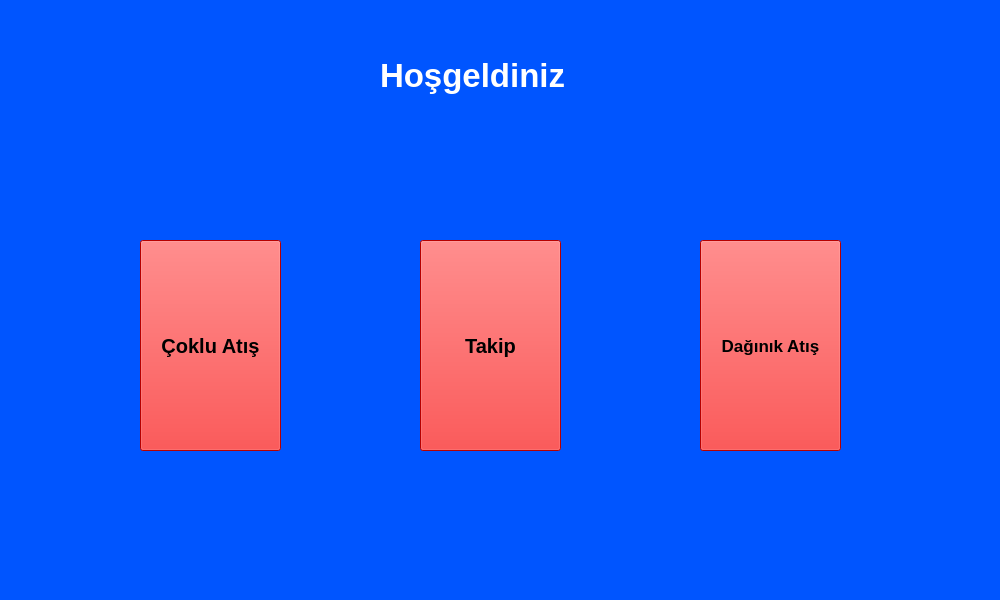
<?xml version="1.0" encoding="UTF-8"?>
<ui version="4.0">
 <class>MainWindow</class>
 <widget class="QMainWindow" name="MainWindow">
  <property name="geometry">
   <rect>
    <x>0</x>
    <y>0</y>
    <width>1000</width>
    <height>600</height>
   </rect>
  </property>
  <property name="windowTitle">
   <string>MainWindow</string>
  </property>
  <property name="styleSheet">
   <string notr="true">border-color: rgb(49, 34, 255);
background-color: rgb(0, 85, 255);</string>
  </property>
  <widget class="QWidget" name="centralwidget">
   <widget class="QPushButton" name="pushButton">
    <property name="geometry">
     <rect>
      <x>140</x>
      <y>240</y>
      <width>141</width>
      <height>211</height>
     </rect>
    </property>
    <property name="font">
     <font>
      <pointsize>15</pointsize>
      <weight>75</weight>
      <bold>true</bold>
     </font>
    </property>
    <property name="styleSheet">
     <string notr="true">background-color: rgb(255, 0, 0);
selection-background-color: rgb(0, 0, 0);</string>
    </property>
    <property name="text">
     <string>Çoklu Atış</string>
    </property>
   </widget>
   <widget class="QPushButton" name="pushButton_2">
    <property name="geometry">
     <rect>
      <x>420</x>
      <y>240</y>
      <width>141</width>
      <height>211</height>
     </rect>
    </property>
    <property name="font">
     <font>
      <pointsize>15</pointsize>
      <weight>75</weight>
      <bold>true</bold>
     </font>
    </property>
    <property name="styleSheet">
     <string notr="true">background-color: rgb(255, 0, 0);</string>
    </property>
    <property name="text">
     <string>Takip</string>
    </property>
   </widget>
   <widget class="QPushButton" name="pushButton_3">
    <property name="geometry">
     <rect>
      <x>700</x>
      <y>240</y>
      <width>141</width>
      <height>211</height>
     </rect>
    </property>
    <property name="font">
     <font>
      <pointsize>13</pointsize>
      <weight>75</weight>
      <bold>true</bold>
     </font>
    </property>
    <property name="styleSheet">
     <string notr="true">background-color: rgb(255, 0, 0);</string>
    </property>
    <property name="text">
     <string>Dağınık Atış</string>
    </property>
   </widget>
   <widget class="QLabel" name="label">
    <property name="geometry">
     <rect>
      <x>380</x>
      <y>40</y>
      <width>271</width>
      <height>71</height>
     </rect>
    </property>
    <property name="font">
     <font>
      <pointsize>25</pointsize>
      <weight>75</weight>
      <bold>true</bold>
     </font>
    </property>
    <property name="styleSheet">
     <string notr="true">color: rgb(255, 255, 255);</string>
    </property>
    <property name="text">
     <string>Hoşgeldiniz</string>
    </property>
   </widget>
  </widget>
 </widget>
 <resources/>
 <connections/>
</ui>
